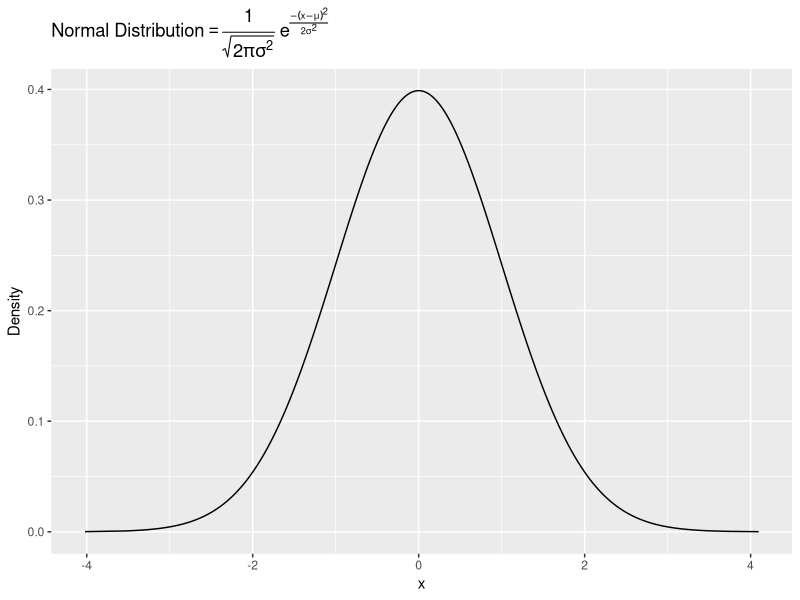
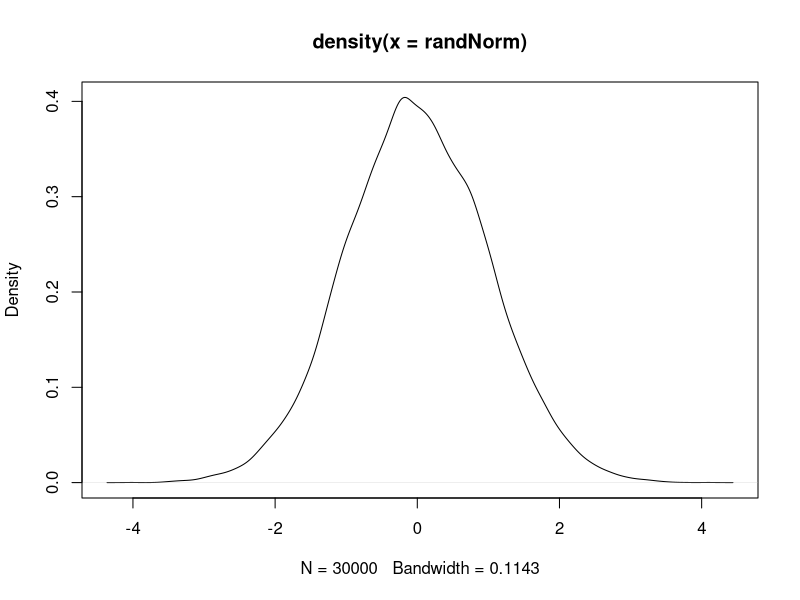
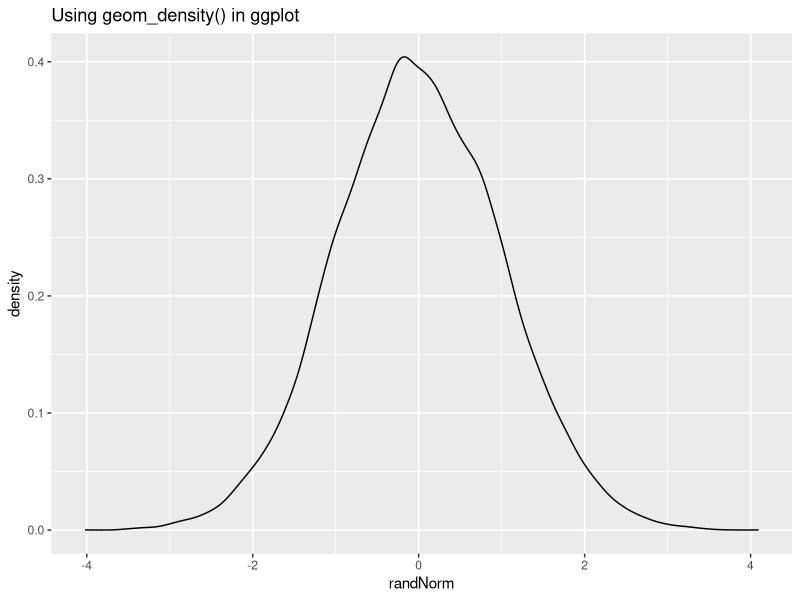
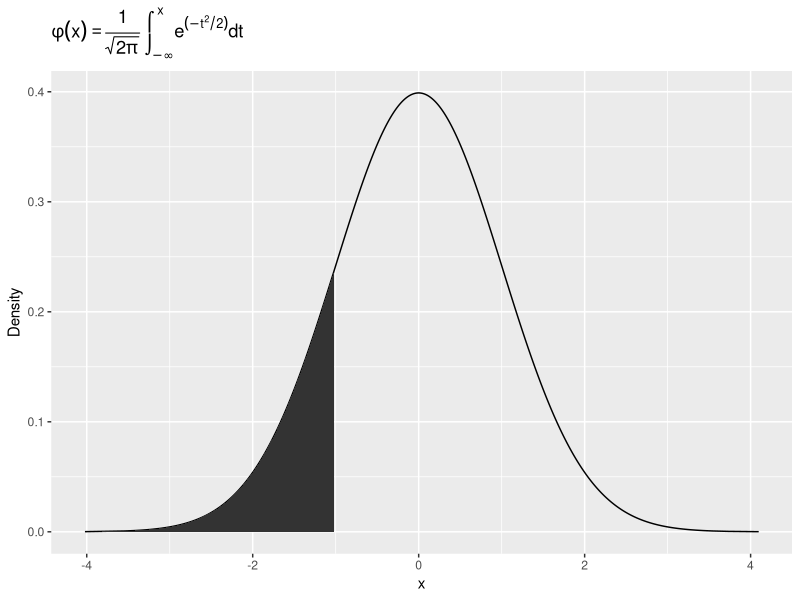
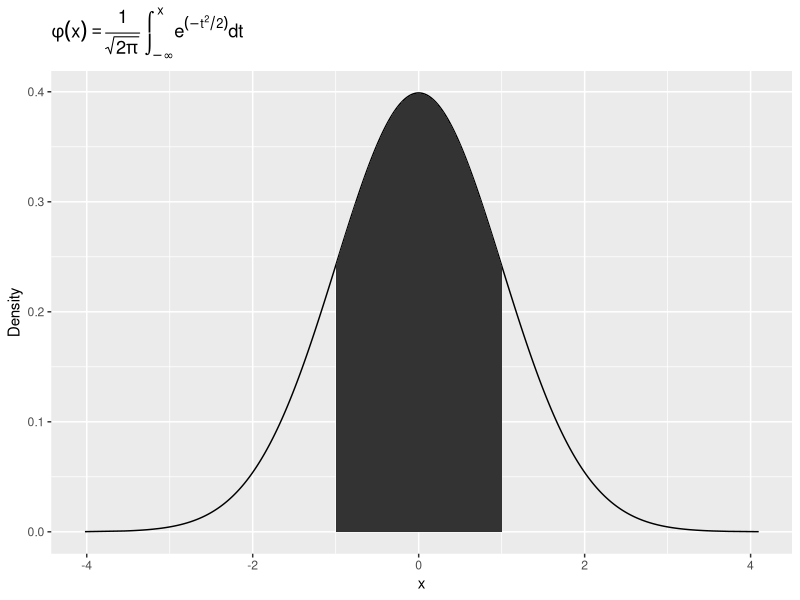
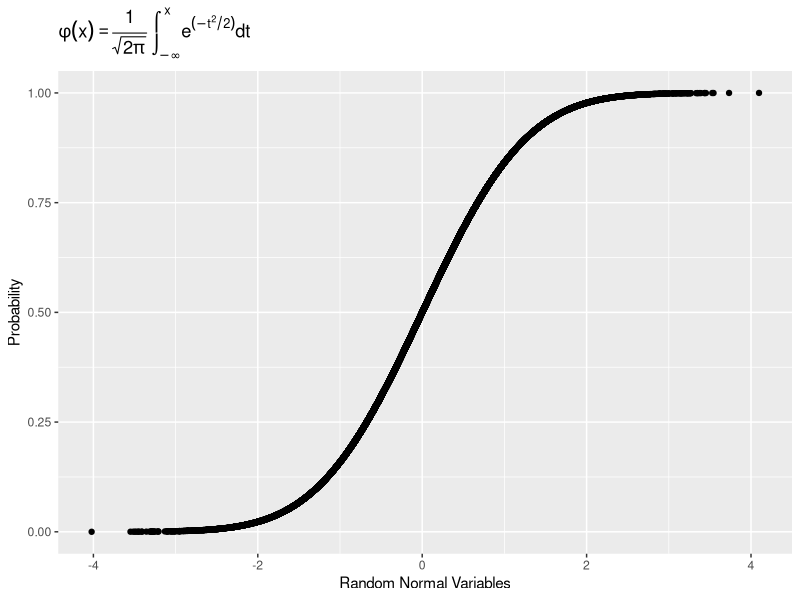

Write the R code that produced these figures, in order.
## ---- chunk 1
knitr::opts_chunk$set(echo = TRUE)
## ---- chunk 2
# from R For Everyone
library(ggplot2)

randNorm <- rnorm(30000)
randDensity <- dnorm(randNorm)

p <- ggplot(data.frame(x=randNorm, y=randDensity)) + aes(x=x,y=y) + 
    geom_line() + labs(x="x", y="Density") + 
    ggtitle(expression("Normal Distribution" == paste(frac(1, sqrt(2 * pi * sigma^2)),
                                     " ", e^{frac(-(x - mu)^2, 2 * sigma^2)})))
p

# dif way to visualize plot:
plot(density(randNorm))

# using ggplot using geom_density() to find the density automagically
g <- ggplot(data.frame(randNorm), aes(randNorm)) + geom_density() + 
    ggtitle("Using geom_density() in ggplot")
g

#generate values for -1 to shade
neg1Seq <- seq(from=min(randNorm), to=-1, by=.1)

#df w/ dist value
lessthanNeg1 <- data.frame(x=neg1Seq, y=dnorm(neg1Seq))

#add endpoints
lessthanNeg1 <- rbind(c(min(randNorm), 0),
                      lessthanNeg1,
                      c(max(lessthanNeg1$x), 0))

#plot
p + geom_polygon(data=lessthanNeg1, aes(x=x, y=y)) +
        ggtitle(expression(phi(x) == paste(frac(1, sqrt(2 * pi)),
                                       " ", integral(e^(-t^2/2) * dt, -infinity, x))))

# seq from -1 to 1
neg1to1Seq <- seq(-1,1,.1)
neg1to1 <- data.frame(x=neg1to1Seq, y=dnorm(neg1to1Seq))
neg1to1 <- rbind(c(min(neg1to1$x), 0),
                 neg1to1,
                 c(max(neg1to1$x), 0))

p + geom_polygon(data=neg1to1, aes(x=x, y=y)) + 
        ggtitle(expression(phi(x) == paste(frac(1, sqrt(2 * pi)),
                                       " ", integral(e^(-t^2/2) * dt, -infinity, x))))

### let's do manually
x <- -1
sigma <- 2
mu <- 1

#manually
norm <- function(x, mu, sigma){
    1/sqrt(2*pi*sigma^2)*exp(1)^(-(x-mu)^2/(2*sigma^2))
    }
norm(x, mu, sigma)

# rfunction
dnorm(x, mu, sigma)

#cdf of standard normal distribution
randProb <- pnorm(randNorm)
cdf <- ggplot(data.frame(x=randNorm, y=randProb)) + aes(x=x, y=y) + 
    geom_point() + labs(x="Random Normal Variables", y="Probability") + 
    ggtitle(expression(phi(x) == paste(frac(1, sqrt(2 * pi)),
                                       " ", integral(e^(-t^2/2) * dt, -infinity, x))))
cdf

### let's do manually

#manually
f <- function(a) {integrate(norm(a,mu,sigma), -Inf, x, a)$value}
# rfunction
pnorm(x, mu, sigma)

